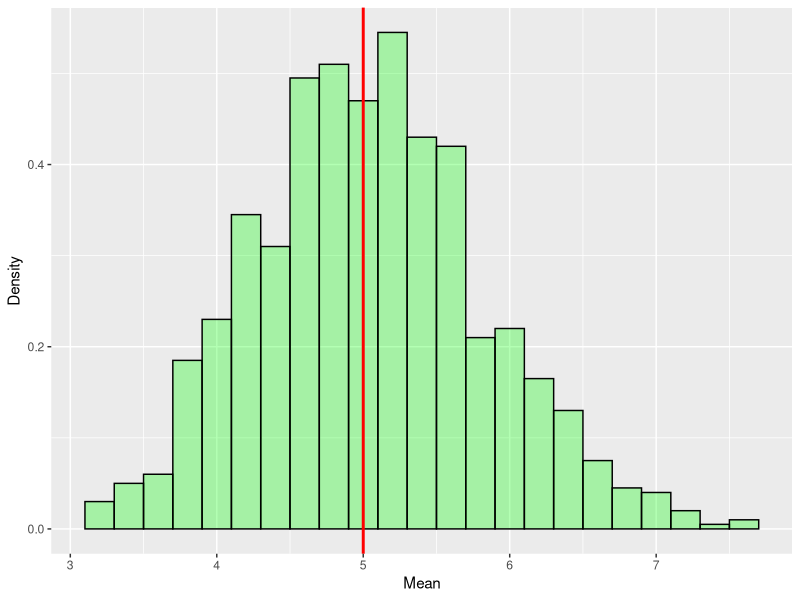

Recreate this plot in R.
## ---- chunk 1
knitr::opts_chunk$set(echo = TRUE)
## ---- chunk 2
set.seed(5)
lambda     <- 0.2
n          <- 40
sim        <- 1000 
exp_data   <- replicate(sim, mean(rexp(n, lambda)))
## ---- chunk 3
th_mean    <- 1/lambda
sim_mean   <- mean(exp_data)

th_mean
sim_mean
## ---- chunk 4
sim_var    <- var(exp_data)
th_var     <- 1/(lambda^2*n)

sim_var 
th_var
## ---- chunk 5
library(ggplot2)

th_sd   <- (1/lambda)/sqrt(n)

hist   <- ggplot(data.frame(exp_data), aes(x = exp_data)) 
hist   <- hist + geom_histogram(aes(y = ..density..), colour = "black", fill = "green", alpha = .3,binwidth=.2)
hist   <- hist + stat_function(fun = "dnorm", args = list(mean = th_mean, sd = th_sd))
hist   <- hist + geom_vline(xintercept=th_mean,size=1,colour="red")
hist   <- hist + xlab("Mean")+ylab("Density")
hist   <- hist + scale_x_continuous(breaks = c(1:10))
hist
